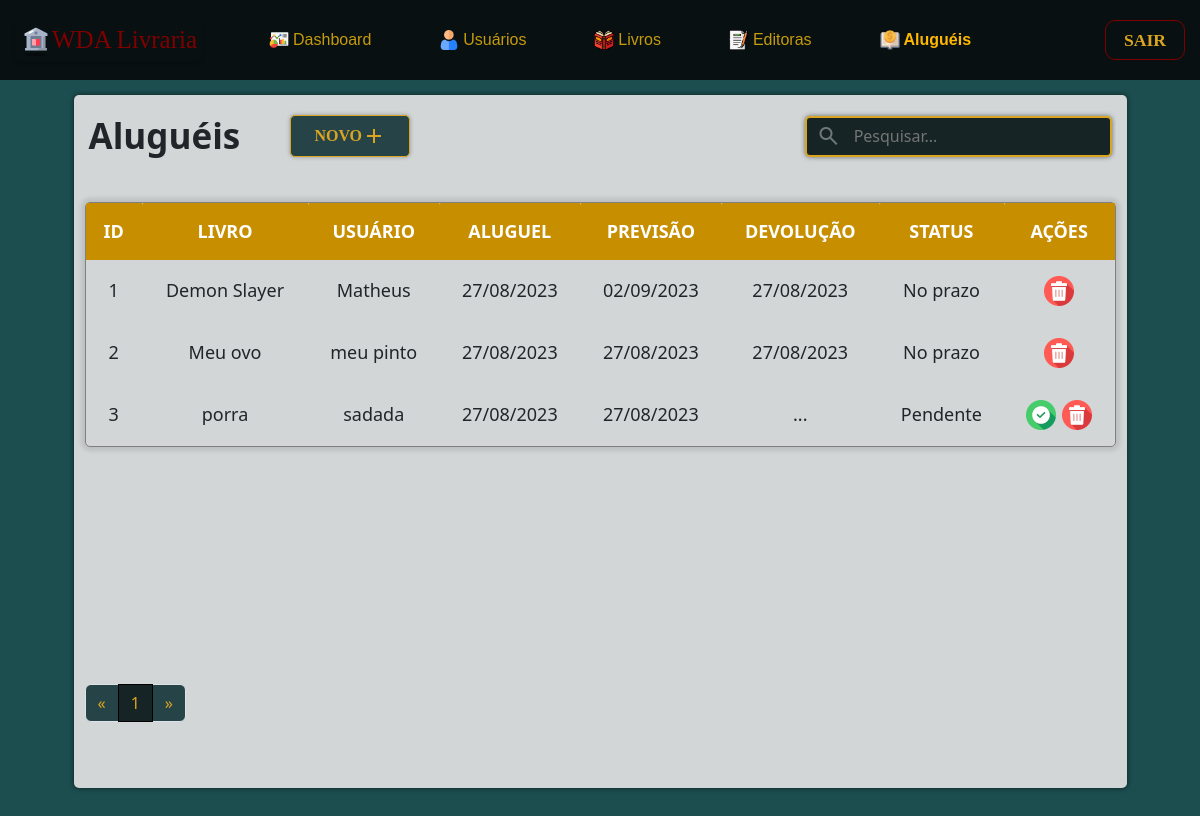
Page /aluguel.php (signed in) on the committed database.
### tables this page shows
CREATE TABLE `alugueis` (
  `id` int(11) NOT NULL AUTO_INCREMENT,
  `livro` varchar(45) NOT NULL,
  `usuario` varchar(45) NOT NULL,
  `data_aluguel` varchar(45) NOT NULL,
  `prev_devolucao` varchar(45) NOT NULL,
  `data_devolucao` varchar(45) NOT NULL,
  `status` varchar(45) NOT NULL,
  PRIMARY KEY (`id`)
);

### aluguel.php (the view, shortened to what this page needs)
<?php
include_once('php/config.php');
$registrosPorPagina = 5;
$paginaAtual = isset($_GET['pagina']) ? $_GET['pagina'] : 1;
$offset = ($paginaAtual - 1) * $registrosPorPagina;
$search = isset($_GET['search']) ? $_GET['search'] : '';
$sql = "SELECT * FROM alugueis";
$result = $conexao->query($sql);
$totalRegistros = $result->num_rows;
$totalPaginas = ceil($totalRegistros / $registrosPorPagina);
if (!empty($search)) {
    $search = urldecode($search);
    $data_date = DateTime::createFromFormat('d/m/Y', $search);
    if ($data_date) {
        $data_date_formatted = $data_date->format('Y-m-d');
        $sql = "SELECT * FROM alugueis WHERE id LIKE '%$search%' OR livro LIKE '%$search%' or usuario LIKE '%$search%' OR data_aluguel LIKE '%$data_date_formatted%' OR prev_devolucao LIKE '%$data_date_formatted%' OR data_devolucao LIKE '%$data_date_formatted%' OR status LIKE '%$search%' ORDER BY id ASC";
    } else {
        if (strpos($search, '/') !== false) {
            $day_month = DateTime::createFromFormat('d/m', $search)->format('m/d');
            $sql = "SELECT * FROM alugueis WHERE id LIKE '%$search%' OR livro LIKE '%$search%' or usuario LIKE '%$search%' OR data_aluguel LIKE '%$day_month%' OR prev_devolucao LIKE '%$day_month%' OR data_devolucao LIKE '%$day_month%' OR status LIKE '%$search%' ORDER BY id ASC";
        } else {
            $sql = "SELECT * FROM alugueis WHERE id LIKE '%$search%' OR livro LIKE '%$search%' or usuario LIKE '%$search%' OR status LIKE '%$search%' ORDER BY id ASC";
        }
    }
    $result = $conexao->query($sql);
} else {
    $sql = "SELECT * FROM alugueis ORDER BY id ASC LIMIT $registrosPorPagina OFFSET $offset";
    $result = $conexao->query($sql);
}
?>
<!DOCTYPE html>
<html lang="pt-br">
<head>
    <link href="https://cdn.jsdelivr.net/npm/bootstrap@5.3.0-alpha3/dist/css/bootstrap.min.css" rel="stylesheet">
    <link rel="stylesheet" href="css/style.css?<?php echo rand(1, 1000); ?>" media="all">
    <link rel="stylesheet" href="css/mediaquery.css?<?php echo rand(1, 1000); ?>">
</head>
<body>
    <header>
        <nav class="menubar">
            <div class="logo">
                <img src="img/favicon.ico" alt="">
                <a class="title-link" href="inicio.php">WDA Livraria</a>
            </div>
            <div class="links">
                <div class="link">
                    <img src="img/dashboard.png" alt="" class="links_icons">
                    <a href="inicio.php">Dashboard</a>
                </div>
                <div class="link">
                    <img src="img/usuarios.png" alt="" class="links_icons">
                    <a href="user.php">Usuários</a>
                </div>
                <div class="link">
                    <img src="img/livros.png" alt="" class="links_icons">
                    <a href="livro.php">Livros</a>
                </div>
                <div class="link">
                    <img src="img/editoras.png" alt="" class="links_icons">
                    <a href="editora.php">Editoras</a>
                </div>
                <div class="link">
                    <img src="img/alugueis.png" alt="" class="links_icons">
                    <a href="aluguel.php" class="selected">Aluguéis</a>
                </div>
            </div>
            <a href="php/sair.php" id="sair-btn"><button class="btn btn-outline-danger" id="botao-sair" type="submit">SAIR</button></a>
        </nav>
    </header>
    <div class="corpo">
        <main>
            <div class="grid-header">
                <div class="wrapper">
                    <span class="titulo-pg">Aluguéis</span>
                    <div class="novobtn" onclick="abrirModal('vis-modal'); resetForm('vis-modal');">NOVO <span class="material-symbols-outlined">add</span></div>
                </div>
                <form class="searchbox sbx-custom" id="search-alug">
                    <div role="search" class="sbx-custom__wrapper">
                        <span class="material-symbols-outlined search">search</span>
                        <input type="search" name="search" placeholder="Pesquisar..." autocomplete="off" class="sbx-custom__input" id="pesquisadora">
                    </div>
                </form>
            </div>
            <div class="grid-body">
                <?php
                $dados = "<table class='container-grid'>
                    <thead>
                        <tr>
                            <th class='titulos'>ID</th>
                            <th class='titulos'>LIVRO</th>
                            <th class='titulos'>USUÁRIO</th>
                            <th class='titulos'>ALUGUEL</th>
                            <th class='titulos'>PREVISÃO</th>
                            <th class='titulos'>DEVOLUÇÃO</th>
                            <th class='titulos'>STATUS</th>
                            <th class='titulos'>AÇÕES</th>
                        </tr>
                    </thead><tbody>";
                echo $dados;
                while ($aluguel_data = mysqli_fetch_assoc($result)) {
                    $alug_dat = date("d/m/Y", strtotime($aluguel_data['data_aluguel']));
                    $prev_dat = date("d/m/Y", strtotime($aluguel_data['prev_devolucao']));
                    $dev_dat = date("d/m/Y", strtotime($aluguel_data['data_devolucao']));
                    echo "
                    <tr>
                        <td class='itens'>" . $aluguel_data['id'] . "</td>"
                        . "<td class='itens'>" . $aluguel_data['livro'] . "</td>"
                        . "<td class='itens'>" . $aluguel_data['usuario'] . "</td>"
                        . "<td class='itens'>" . $alug_dat . "</td>"
                        . "<td class='itens'>" . $prev_dat . "</td>";
                    if ($aluguel_data['data_devolucao'] == 0) {
                        echo "<td class='itens'>...</td>"
                            . "<td class='itens'>" . $aluguel_data['status'] . "</td>";
                        echo "<td class='itens'>
                            <img src='img/check.png' alt='Devolver' title='Devolver' data-id='$aluguel_data[id]'  class='devol' onclick=" . "abrirModal('devol-modal')" . ">
                            <img src='img/bin.png' data-id='$aluguel_data[id]' class='exclu' onclick=" . "abrirModal('exclu-modal')" . " alt='Bin' title='Deletar'>
                            </td></tr>";
                    } else {
                        echo "<td class='itens'>" . $dev_dat . "</td>"
                            . "<td class='itens'>" . $aluguel_data['status'] . "</td>";
                        echo "<td class='itens'><img src='img/bin.png' data-id='$aluguel_data[id]' class='exclu' onclick=" . "abrirModal('exclu-modal')" . " alt='Bin' title='Deletar'></td></tr>";
                    }
                }
                echo "</tbody></table>";
                ?>
                <div class="pagination
                <?php if (!empty($search)) {
                    echo 'd-none';
                } ?>">
                    <ul class="pagination">
                        <li class="page-item <?php echo ($paginaAtual == 1) ? '' : ''; ?>">
                            <a class="page-link" href="aluguel.php?pagina=1" aria-label="Anterior">
                                <span aria-hidden="true">&laquo;</span>
                            </a>
                        </li>
                        <?php
                        echo "<li class='page-item active'><span class='page-link'>$paginaAtual</span></li>";
                        ?>
                        <li class="page-item <?php echo ($paginaAtual == $totalPaginas) ? '' : ''; ?>">
                            <a class="page-link" href="aluguel.php?pagina=<?php echo $totalPaginas; ?>" aria-label="Próxima">
                                <span aria-hidden="true">&raquo;</span>
                            </a>
                        </li>
                    </ul>
                </div>
            </div>
        </main>
    </div>
</body>
</html>

### css/style.css (style rules this page uses)
:root { --cor1: rgb(65, 69, 94); --cor2: maroon; --cor3: rgb(197 155 12); --cor4: rgb(22, 36, 38); }
* { font-size: 16px; margin: 0; padding: 0; box-sizing: border-box; }
body { overflow: hidden; background: #1C4D4F; background-position: center center; background-repeat: no-repeat; background-size: cover; background-attachment: fixed; font-family: system-ui, -apple-system, BlinkMacSystemFont, "Segoe UI", Roboto, Oxygen, Ubuntu, Cantarell, "Open Sans", "Helvetica Neue", sans-serif; }
header { width: 100vw; height: 10vh; font-family: "Castoro"; font-size: 20px; }
.menubar { display: flex; flex-direction: row; justify-content: space-between; align-items: center; height: 100%; padding: 10px 15px; background-color: rgb(8, 16, 18); }
.logo { width: fit-content; display: flex; align-items: center; padding: 2px 5px; border-radius: 5px; box-shadow: 0px 4px 4px 0px rgba(0, 0, 0, 0.1); }
.logo a { font-size: 35px; text-decoration: none; color: var(--cor2); }
.links { display: flex; width: 40%; justify-content: space-between; font-family: Arial, Helvetica, sans-serif; }
.link { display: flex; align-items: center; gap: 4px; }
.links_icons { width: 20px; height: 20px; }
.links a { text-decoration: none; color: var(--cor3); font-size: 1em; }
a.selected { color: #ffb700; font-weight: bold; }
#sair-btn { display: flex; align-items: flex-start; height: 100px; text-decoration: none; }
#botao-sair { border: 1px solid var(--cor2); border-radius: 10px; height: 40px; color: #daa520; width: 80px; font-weight: 700; background-color: transparent; display: inline-block; cursor: pointer; text-align: center; padding: 5px; }
.corpo { display: flex; justify-content: center; width: 100%; height: 100vh; padding: 15px; background: #1C4D4F; background-position: center right; background-size: cover; }
main { box-shadow: 0px 0px 5px 0px rgba(0, 0, 0, 0.6); height: 90%; width: 90%; padding: 11px; background-color: #d2d6d6; border-radius: 5px; overflow: hidden; overflow-y: auto; border: none; }
.grid-header { display: flex; justify-content: space-between; align-items: center; width: 100%; padding: 4px; overflow: hidden; margin-bottom: 35px; }
.grid-body { display: flex; flex-direction: column; justify-content: space-between; min-height: 80%; }
.wrapper { display: flex; align-items: center; }
.titulo-pg { font-size: 35px; font-weight: bold; padding: 0; }
.novobtn { display: inline-flex; justify-content: center; text-align: center; box-shadow: 0px 0px 4px 0px rgba(0, 0, 0, 0.3); border: 1px solid goldenrod; background-color: #264347; border-radius: 5px; width: 120px; cursor: pointer; color: #daa520; font-weight: 200; font-family: Verdana; font-size: 16px; font-weight: bold; padding: 8px; margin-left: 50px; }
.btn { color: goldenrod; background: #264347; border-color: #264347; width: 100%; padding: 10px; font-size: 1.1em; margin: 0; margin-top: 30px; font-weight: bold; }
.sbx-custom { display: inline-block; position: relative; width: 30%; height: 41px; white-space: nowrap; box-sizing: border-box; font-size: 16px; }
.sbx-custom__wrapper { width: 100%; height: 100%; display: flex; align-items: center; padding: 0px 10px; box-shadow: 0px 0px 5px 0px rgba(0, 0, 0, 0.5); background: rgb(22, 36, 38); border-radius: 5px; border: 2px solid goldenrod; }
.sbx-custom__wrapper .search { color: #ffffff63; }
.sbx-custom__input { display: inline-block; color: white; background: none; padding-left: 13px; width: 100%; height: 100%; vertical-align: middle; white-space: normal; font-size: inherit; border: none; }
table { border-collapse: separate; border-spacing: 0; border-radius: 5px; }
.container-grid { width: 100%; margin-bottom: 25px; border: 1px solid gray; border-radius: 5px; box-shadow: 0px 0px 4px 4px rgba(0, 0, 0, 0.1); }
.container-grid .titulos { border-radius: 2px 0px 0px 0px; background-color: #c78f00; font-size: 18px; text-align: center; padding: 15px; font-weight: bolder; color: white; }
.container-grid .itens { font-size: 18px; text-align: center; padding: 15px; }
.itens img { cursor: pointer; }
.page-item .page-link { color: goldenrod; background-color: #264347; }
li.active .page-link { background-color: #162426; color: goldenrod; border: 0.3px solid black; padding: 0.375rem 0.75rem; }
li.active .page-link { z-index: 1; cursor: pointer; }

### css/mediaquery.css (style rules this page uses)
@media screen and (min-width: 801px) and (max-width: 1200px) { .logo a { font-size: 25px; } }
@media screen and (min-width: 801px) and (max-width: 1200px) { .links { width: 60%; } }

### rows in the picture
alugueis: id "1", livro "Demon Slayer", usuario "Matheus", data_aluguel "27/08/2023", prev_devolucao "02/09/2023", data_devolucao "27/08/2023", status "No prazo"
alugueis: id "2", livro "Meu ovo", usuario "meu pinto", data_aluguel "27/08/2023", prev_devolucao "27/08/2023", data_devolucao "27/08/2023", status "No prazo"
alugueis: id "3", livro "porra", usuario "sadada", data_aluguel "27/08/2023", prev_devolucao "27/08/2023", status "Pendente"

### other values in the picture
$paginaAtual "1"
